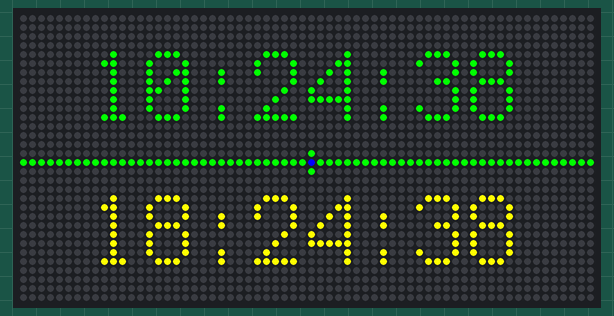
This program was run on a simulated Adafruit Matrix Portal running CircuitPython. Shown: 64×32 RGB LED matrix. The clock reads 2024-03-15 10:24:30 at power-on unless the program sets it; files that are not in the repository are absent.

Above: at 8.6 s.
At 11.6 s:
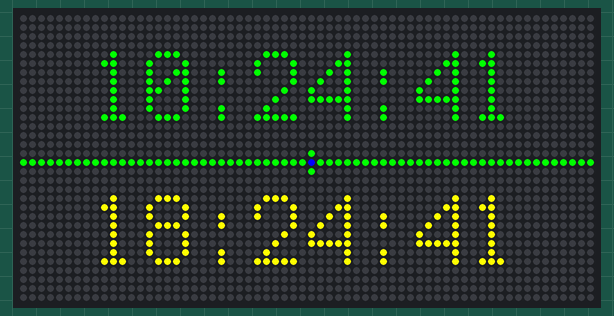
At 15.6 s:
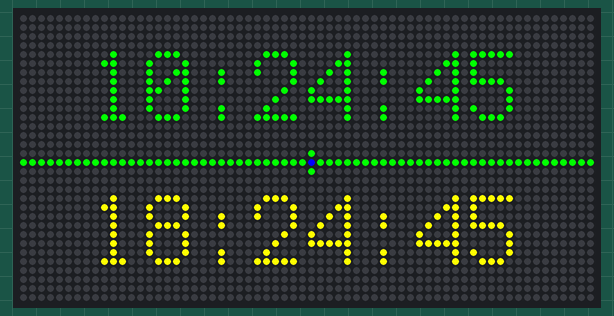
At 23.6 s:
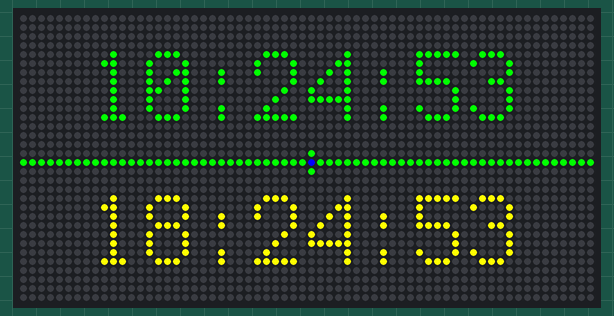
At 31.6 s:
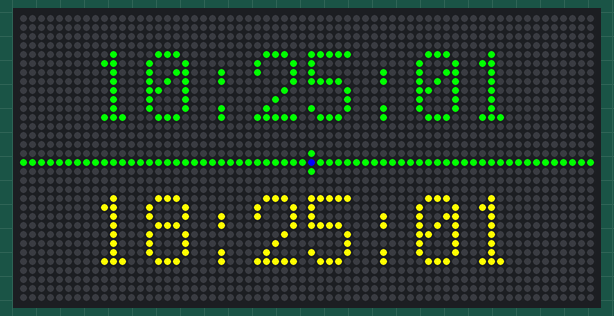
At 38.6 s:
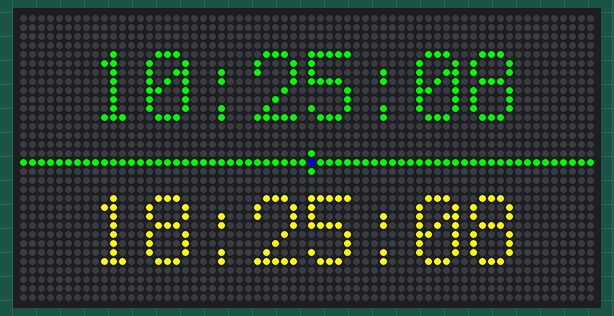

Measured:
- what the display in image 0 shows lasts 1.0 s, from 8.5 s to 9.5 s

The program:

clock_step1a.py
```python
# Import modules for a dual-time clock with drift indicator
import board
import time
import displayio
from adafruit_matrixportal.matrix import Matrix
from adafruit_matrixportal.network import Network
import terminalio
from adafruit_display_text import label
import os
from displayio import Palette, Bitmap

# Release any existing display resources
displayio.release_displays()
time.sleep(1)

# Setup the matrix display
matrix = Matrix(width=64, height=32, bit_depth=1)
display = matrix.display
time.sleep(1)

# Setup network connection
network = Network(status_neopixel=board.NEOPIXEL, debug=True)
time.sleep(5)

def fetch_time():
    """Fetch time from Adafruit IO, return hours, minutes, seconds (local)."""
    try:
        current_time = network.get_local_time()
        if isinstance(current_time, str):
            time_parts = current_time.split(" ")
            time_str = time_parts[1].split(".")[0]
            hours, minutes, seconds = map(int, time_str.split(":"))
            return hours, minutes, seconds
        else:
            return current_time.tm_hour, current_time.tm_min, current_time.tm_sec
    except Exception:
        return None

def load_sync_interval():
    """Load saved sync interval, default to 3600."""
    try:
        with open("/sync_interval.txt", "r") as f:
            return int(f.read().strip())
    except:
        return 3600

def save_sync_interval(interval):
    """Save sync interval to file."""
    try:
        with open("/sync_interval.txt", "w") as f:
            f.write(str(interval))
    except:
        pass

# Initial time fetch (local PST)
hours, minutes, seconds = fetch_time() or (0, 0, 0)
start_mono = time.monotonic()
last_sync = start_mono
sync_interval = load_sync_interval()
last_drift_check = start_mono
drift_threshold = 1

# Create labels for local (top) and UTC (bottom), centered
local_label = label.Label(
    terminalio.FONT,
    text="00:00:00",
    color=0x00FF00,
    x=8, y=8
)
utc_label = label.Label(
    terminalio.FONT,
    text="00:00:00",
    color=0xFFFF00,
    x=8, y=24
)

# Create green line (1 pixel tall)
line_palette = Palette(1)
line_palette[0] = 0x00FF00  # Green
line_bitmap = Bitmap(64, 1, 1)
for x in range(64):
    line_bitmap[x, 0] = 0  # Full green line
line_sprite = displayio.TileGrid(line_bitmap, pixel_shader=line_palette, x=0, y=16)

# Create blue drift dot
drift_palette = Palette(2)
drift_palette[0] = 0x000000  # Transparent
drift_palette[1] = 0x0000FF  # Blue
drift_bitmap = Bitmap(1, 1, 1)
drift_bitmap[0, 0] = 1  # Single blue pixel
drift_sprite = displayio.TileGrid(drift_bitmap, pixel_shader=drift_palette, x=32, y=16)

# Create green marker dots (above and below)
dot_palette = Palette(2)
dot_palette[0] = 0x000000  # Transparent
dot_palette[1] = 0x00FF00  # Full green
dot_bitmap = Bitmap(1, 1, 1)
dot_bitmap[0, 0] = 1  # Single green pixel
dot_above = displayio.TileGrid(dot_bitmap, pixel_shader=dot_palette, x=32, y=15)
dot_below = displayio.TileGrid(dot_bitmap, pixel_shader=dot_palette, x=32, y=17)

# Setup display group
group = displayio.Group()
group.append(local_label)
group.append(line_sprite)
group.append(dot_above)
group.append(dot_below)
group.append(drift_sprite)
group.append(utc_label)
try:
    display.show(group)
except Exception as e:
    with open("/error.txt", "w") as f:
        f.write("Display Error: {}\n".format(str(e)))

while True:
    # Calculate elapsed seconds
    elapsed = int(time.monotonic() - start_mono)
    total_seconds = seconds + elapsed
    local_hours = (hours + (total_seconds // 3600)) % 24
    local_minutes = (minutes + (total_seconds // 60)) % 60
    local_seconds = total_seconds % 60
    utc_hours = (local_hours + 8) % 24
    utc_minutes = local_minutes
    utc_seconds = local_seconds
    # Update displays
    local_str = "{:02d}:{:02d}:{:02d}".format(local_hours, local_minutes, local_seconds)
    utc_str = "{:02d}:{:02d}:{:02d}".format(utc_hours, utc_minutes, utc_seconds)
    local_label.text = local_str
    utc_label.text = utc_str

    # Check drift every 5 minutes
    if time.monotonic() - last_drift_check >= 300:
        ntp_time = fetch_time()
        if ntp_time:
            ntp_hours, ntp_minutes, ntp_seconds = ntp_time
            local_total = local_hours * 3600 + local_minutes * 60 + local_seconds
            ntp_total = ntp_hours * 3600 + ntp_minutes * 60 + ntp_seconds
            if ntp_hours < local_hours and time.monotonic() - last_sync > 43200:
                ntp_total += 86400
            drift = ntp_total - local_total
            dot_pos = max(0, min(63, 32 + int(drift * 10)))  # 1 pixel = 0.1s drift
            drift_sprite.x = dot_pos  # Move blue dot
            if abs(drift) > drift_threshold:
                elapsed_since_sync = time.monotonic() - last_sync
                drift_rate = abs(drift) / elapsed_since_sync
                new_interval = int(drift_threshold / drift_rate)
                sync_interval = max(300, min(new_interval, 86400))
                save_sync_interval(sync_interval)
                hours, minutes, seconds = ntp_time
                start_mono = time.monotonic()
                last_sync = start_mono
            last_drift_check = time.monotonic()

    # Resync if interval elapsed
    if time.monotonic() - last_sync >= sync_interval:
        sync_time = fetch_time()
        if sync_time:
            hours, minutes, seconds = sync_time
            start_mono = time.monotonic()
            last_sync = start_mono

    display.show(group)
    time.sleep(1)  # 1-second updates
```
